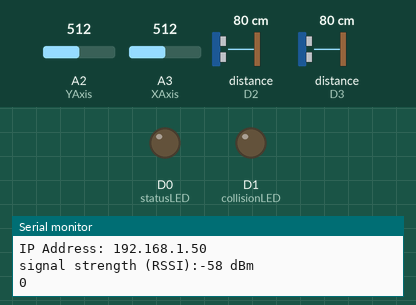
Recording of a sketch running on a simulated Arduino MKR. Parts: output pins drawn as LEDs (lit = HIGH), the last lines printed to the serial monitor. Wiring (inferred from the names in the program): 2 × ultrasonic range finder: trigger D4, echo D3 / trigger D5, echo D2. The test bench sets the inputs (shaded band); at power-on: A2 (YAxis) = 512, A3 (XAxis) = 512, distance to the obstacle (sensors on D2, D3) 80 cm. The echo pulse lasts 58.3 µs per cm; WiFi joins after 1.5 s; servers stay silent unless stated; web services answer with replies made up by the test bench; pins used as bus, display or sensor lines are not drawn. At 42.3 s the program stops and its outputs stay as they are.

Above: at 12.7 s.
12.8 s: A2 (YAxis) set to 420
At 13.8 s:
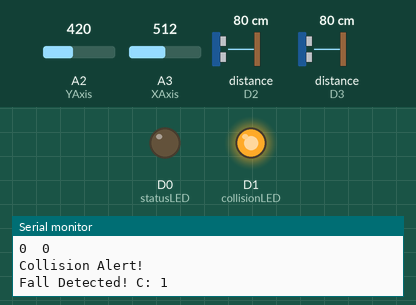
At 43.1 s:
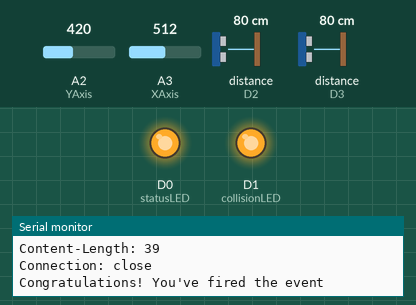
Timing chart, 0 to 43.8 s (numbered marks = the images above; inputs shaded):
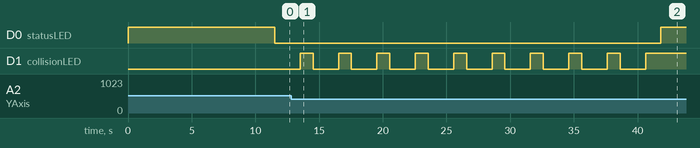

Measured:
- after the input at 12.8 s, D0 (statusLED): LOW → HIGH after 29.0 s; D1 (collisionLED): alternates HIGH for 1.0 s and LOW for 2.0 s, starting after 1.7 s

The sketch:

ArduinoMKR1000_ADXL335_Ultrasonic_Sensor_Fall_Collision.ino
```cpp
/* This is the code for the Fall and Collision Detection section of the Smart WheelChair deisgned for the Element14 Community's 'Design for a Cause'
 * design challenge, sponsored by Arduino.
 *
 * This code contains extracts from the WiFi101 WebClient example code, 'created 13 July 2010 by dlf (Metodo2 srl) modified 31 May 2012 by Tom Igoe'
 *
 * Author : Dixon Selvan
 * Date   : August 14, 2018
 * Project: Cue system for Anosmia and Smart WheelChair
 * Website:
 *
 * Hardware components Required
 * ----------------------------
 * 1. Arduino MKR1000 board
 * 2. HC-SR04 Ultrasonic Sensors - x2
 * 3. Accelerometer ADXL335Z Evaluation Board (any ADXL XXX should work)
 * 4. ProtoShield/ Breadboard and Few Jumper wires
 *
 * Connections
 * -----------
 * Arduino MKR1000  |   Ultrasonic Sensor
 * ---------------------------------------------
 *      5V          |         Vcc
 *      Gnd         |         Gnd
 *      D2/3        |         Echo
 *      D5/4        |         Trig
 *
 * Arduino MKR1000  |   ADXL335Z Evaluation Board
 * ---------------------------------------------
 *      VCC(3.3V)   |         VSS
 *      Gnd         |         Gnd
 *      A2          |         Y
 *      A3          |         X
 *
 * Arduino MKR1000  |   LED (Green/ Red)
 * ---------------------------------------------
 *      D1          |   Positive of Green LED
 *      D2          |   Positive of Red LED
 *      Gnd         |   Negative of both the LEDs
 *
 * Blog Link - https://www.element14.com/community/community/design-challenges/designforacause/blog/2018/08/03/cue-system-for-anosmia-and-smart-wheelchair-5-fall-and-collision-detection
 *
 * Design Challenge Page -
 * https://www.element14.com/community/community/design-challenges/designforacause/blog
 *
 * Create a new applet using IFTTT - https://ifttt.com/create
 */

/*Adding Required Libraries*/
#include <SPI.h>
#include <WiFi101.h>
#include "arduino_secrets.h"

/*Please enter your sensitive data and credential in the Secret tab/arduino_secrets.h*/
char ssid[] = SECRET_SSID;  // Your network SSID (name)
char pass[] = SECRET_PASS;  // Your network password (use for WPA, or use as key for WEP)
int keyIndex = 0;           // Your network key Index number (needed only for WEP)

int status = WL_IDLE_STATUS;
/*Find instructions to obtain the below value here - https://www.element14.com/community/community/design-challenges/designforacause/blog/2018/08/03/cue-system-for-anosmia-and-smart-wheelchair-5-fall-and-collision-detection#jive_content_id_Obtaining_the_Webhook_URL_to_trigger_an_event"*/
char server[] = "maker.ifttt.com";

/* Initialize the Ethernet client library with the IP address and port of the server that you want to connect to (port 80 is default for HTTP):*/
WiFiClient client;

/*Declaring and initializing variables*/
int trigPinF = 5, trigPinR = 4;
int echoPinF = 2, echoPinR = 3;
int collisionLED = 1;     //Red LED to Alert user in case of collision
int statusLED = 0;        //Green LED for status

int XAxis = A3, YAxis = A2;

int XValue = 0, YValue = 0;
int XFlag = 0, YFlag = 0;
int fallCount = 0;

long duration;
int distance;
int measDistanceF;
int measDistanceR;

void setup() {
  /*Declaring GPIO pins connection mode I/O*/
  pinMode(trigPinF, OUTPUT);
  pinMode(echoPinF, OUTPUT);
  pinMode(trigPinR, OUTPUT);
  pinMode(echoPinR, OUTPUT);
  pinMode(collisionLED, OUTPUT);
  pinMode(statusLED, OUTPUT);

  pinMode (XAxis, INPUT);
  pinMode (YAxis, INPUT);

  /*Serial initialisation for debugging*/
  Serial.begin(9600);

  while (!Serial) {
    ; /*Wait for serial port to connect. Needed for native USB port only*/
  }

  /*Check for the presence of the WiFi shield:*/
  if (WiFi.status() == WL_NO_SHIELD) {
    Serial.println("WiFi shield not present");
    /*Don't continue, to inidcate code is stuck here, turn on both the LEDs*/
    digitalWrite(collisionLED, HIGH);
    digitalWrite(statusLED, HIGH);
    while (true);
  }

  /*Attempt to connect to WiFi network:*/
  while (status != WL_CONNECTED) {
    Serial.print("Attempting to connect to SSID: ");
    digitalWrite(statusLED, HIGH);
    Serial.println(ssid);
    /*Connect to WPA/WPA2 network. Change this line if using open or WEP network:*/
    status = WiFi.begin(ssid, pass);
    /*wait 10 seconds for connection:*/
    delay(10000);
  }

  Serial.println("Connected to wifi");
  printWiFiStatus();
  delay(5);
  digitalWrite(statusLED, LOW);
  digitalWrite(collisionLED, LOW);

}

void loop() {

  XValue = analogRead(XAxis);
  YValue = analogRead (YAxis);
  detectFall (XValue, YValue);
  digitalWrite(collisionLED, LOW);

  measDistanceF = calculateDistance(trigPinF, echoPinF);
  /*For Debugging purpose*/
  Serial.print(measDistanceF);
  Serial.print('\t');
  measDistanceR = calculateDistance(trigPinR, echoPinR);
  Serial.println(measDistanceR);

  if ((measDistanceF <= 10) || (measDistanceR <= 10)){
    Serial.println("Collision Alert!");
    digitalWrite(collisionLED, HIGH);
    delay(1);
  }
  else
  {
    digitalWrite(collisionLED, LOW);
    delay(1);
  }
}


/* User-Defined Functions:
 * void detectFall (int X, int Y)                   - To detect a fall
 * int calculateDistance(int trigPin, int echoPin)  - To calculate distance
 * void printWiFiStatus()                           - To print WiFi Status
 * void sendSMS()                                   - To send SMS
 */

void detectFall (int X, int Y){
  /*Code to detect fall, The values below are assessed keeping the center position around the value 530 from X & Y axes*/
  if ( X < 430 or X > 600 ){ XFlag = 1; }
  else { XFlag = 2; }

  if ( Y < 430 or Y > 600 ){ YFlag = 1; }
  else { YFlag = 2; }

  /* For Debugging purpose
  Serial.print(XFlag);Serial.print('\t');
  Serial.print(YFlag);Serial.print('\t');
  Serial.print(X);Serial.print('\t');
  Serial.print(Y);Serial.print('\t');*/

  delay(10);

  if (XFlag == 1 or YFlag == 1) {
    fallCount = fallCount + 1;
    Serial.print("Fall Detected! C: ");
    Serial.println(fallCount);
    digitalWrite(collisionLED, HIGH);
    delay(1000);

    if(fallCount >= 10){
      sendSMS();
      fallCount = 0;

      while(true);
    }
  }
}

int calculateDistance(int trigPin, int echoPin)
{
  /*Code to calculate Distance from Duration*/
  digitalWrite(trigPin, HIGH);
  delayMicroseconds(10);
  digitalWrite(trigPin, LOW);
  delayMicroseconds(2);
  duration = pulseIn(echoPin, HIGH);
  distance= duration*0.034/2;
  return distance;
}

void printWiFiStatus() {
  /*Print the SSID of the network you're attached to:*/
  Serial.print("SSID: ");
  Serial.println(WiFi.SSID());

  /*pPrint your WiFi shield's IP address:*/
  IPAddress ip = WiFi.localIP();
  Serial.print("IP Address: ");
  Serial.println(ip);

  /*Print the received signal strength:*/
  long rssi = WiFi.RSSI();
  Serial.print("signal strength (RSSI):");
  Serial.print(rssi);
  Serial.println(" dBm");
}

void sendSMS(){
  Serial.println("\nStarting connection to server...");
  /*If you get a connection, report back via serial:*/
  if (client.connect(server, 80)) {
    Serial.println("connected to server");
    /*Make a HTTP request:
    Find instructions to obtain the below value here - https://www.element14.com/community/community/design-challenges/designforacause/blog/2018/08/03/cue-system-for-anosmia-and-smart-wheelchair-5-fall-and-collision-detection#jive_content_id_Obtaining_the_Webhook_URL_to_trigger_an_event"*/
    client.println("GET /trigger/{YOUR_IFTTT_EVENT_NAME}/with/key/{YOUR_KEY} HTTP/1.1");
    client.println("Host: maker.ifttt.com");

    client.println("Connection: close");
    client.println();
    digitalWrite(statusLED, HIGH);
  }

  int reqReceived = 1;

  while(reqReceived){

    while (client.available()) {
      char c = client.read();
      Serial.write(c);
      reqReceived = 0;
    }

    /*If the server's disconnected, stop the client:*/
    if (!client.connected()) {
      Serial.println();
      Serial.println("disconnecting from server.");
      client.stop();
      digitalWrite(statusLED, LOW);
    }
  }
}
```

arduino_secrets.h
```cpp
#define SECRET_SSID ""
#define SECRET_PASS ""
```
